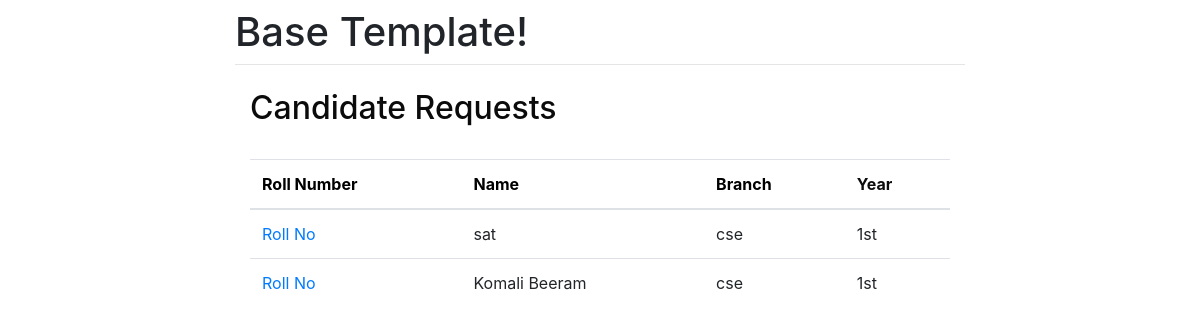
Before: /dash/ (signed in) with the older database file.
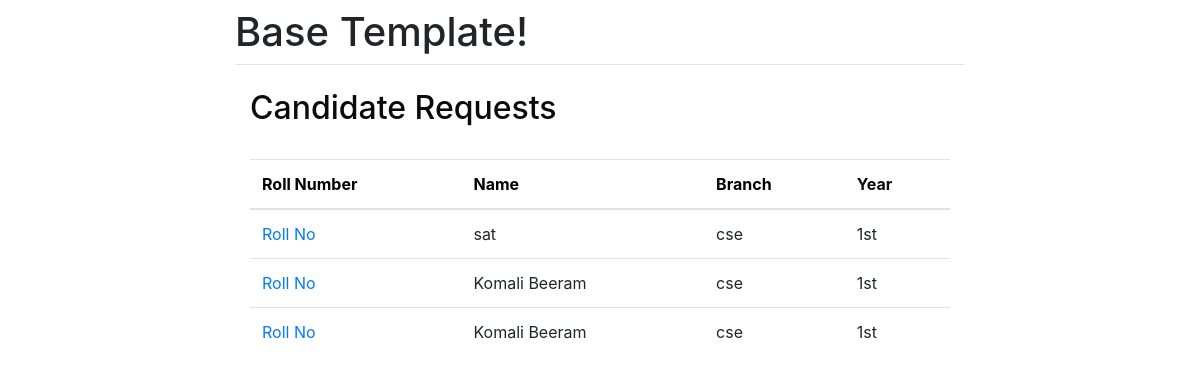
After: the same page with the newer database file.
### accounts/models.py (models this page shows, shortened)
class Person(models.Model):
    user = models.ForeignKey(Account,on_delete=models.CASCADE)
    name = models.CharField(max_length=130)
    branch = models.CharField(max_length=8, choices=DEPT_CHOICES, default='cse')
    year = models.CharField(max_length=6, choices=YEAR_CHOICES, default='1st')
    bio = models.TextField(blank=True)
    status= models.CharField(max_length=130,default="pending")
    published_date = models.DateTimeField(default=timezone.now)
    vote=models.IntegerField(default=0)

### accounts/views.py (the view)
# urls.py: path('dash/', views.dashboard, name='dashboard'),
def dashboard(request):
    form = Person.objects.filter(published_date__lte=timezone.now()).order_by('published_date')
    return render(request,'accounts/dashboard.html', {'values1': form})

### templates/accounts/dashboard.html (shortened to what this page needs)
{% extends 'base.html' %}
{% load crispy_forms_tags %}
{% block content %}
{% if user.is_admin %}
<div class="container">
    <h2 style="color: rgb(11, 11, 12); ">Candidate Requests</h2>
    <br>
    <table class="table table-hover">
      <thead>
        {% if values1 %}
        <tr>
        <th style="color: black">Roll Number</th>
          <th style="color: black">Name</th>
          <th style="color: black">Branch</th>
          <th style="color: rgb(12, 12, 12)">Year</th>
        </tr>
      </thead>
      <tbody>
        {% for i in values1 %}
        {% if i.status == "pending" %}
        <tr>
            <td style="text-decoration: none !important;"><a href="{{i.pk}}" id="number" name="number">Roll No</a></td>
          <td>{{i.name}}</td>
          <td>{{i.branch}}</td>
          <td>{{i.year}}</td>
        </tr>
        {% endif %}
        {% endfor %}
        {% else %}
        <h3 style="color: rgb(28, 28, 160)">No Pending Candidate Form Requests</h3>
        {% endif %}
      </tbody>
    </table>
  </div>
  {% else %}
  <h2>You cant access this page!</h2>
  {% endif %}
{% endblock %}

Changed rows visible on the page:
added Person: name "Komali Beeram", branch "cse", year "1st"
